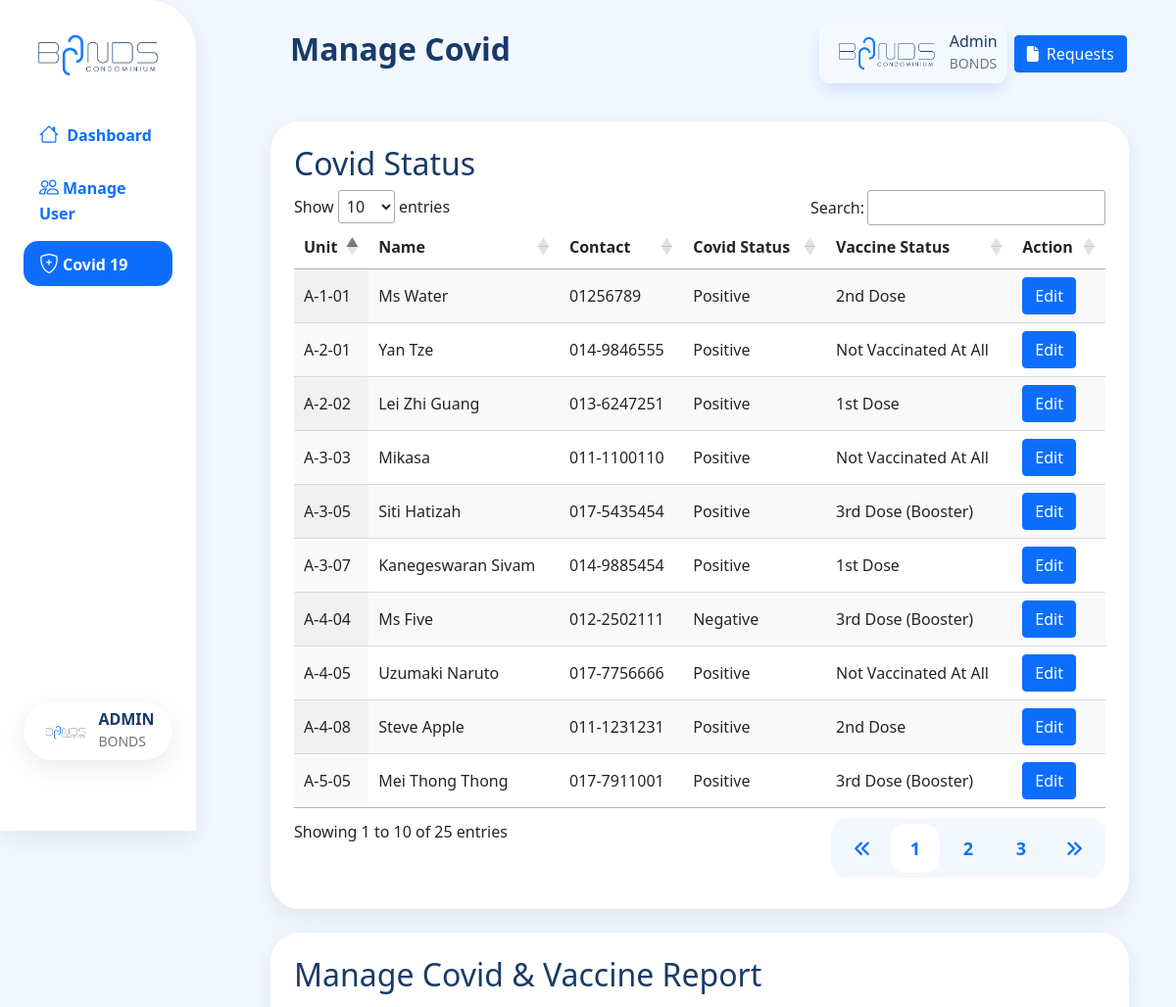
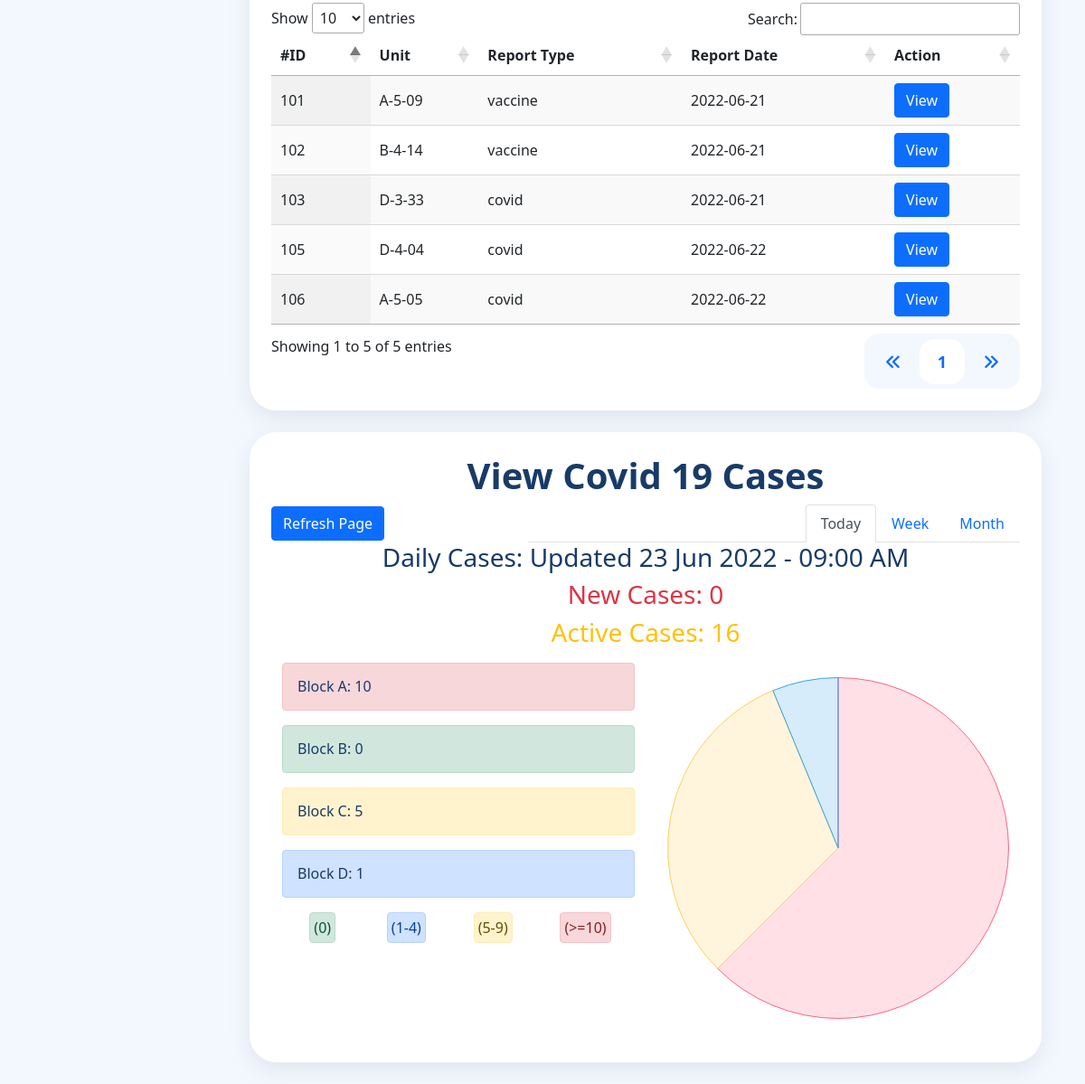
/admin-managecovid.php (signed in), run on the app's committed database (2 pictures, top to bottom).
### tables this page shows
CREATE TABLE `unit` (
  `unit_no` varchar(10) NOT NULL,
  `owner_ic` varchar(20) NOT NULL,
  `car_park_id` varchar(25) NOT NULL
);

CREATE TABLE `resident` (
  `ic` varchar(20) NOT NULL,
  `name` varchar(50) NOT NULL,
  `dob` date NOT NULL,
  `gender` varchar(10) NOT NULL,
  `race` varchar(20) NOT NULL,
  `contact` varchar(20) NOT NULL,
  `emergency_contact` varchar(20) NOT NULL,
  `email` varchar(100) NOT NULL,
  `check_in_date` datetime NOT NULL,
  `profile_pic` varchar(500) NOT NULL,
  `covid_status` varchar(30) NOT NULL,
  `password` varchar(255) NOT NULL,
  `vaccine_status` varchar(30) NOT NULL,
  `rental_status` varchar(20) NOT NULL
);

CREATE TABLE `report` (
  `report_id` int(11) NOT NULL,
  `reporter_unit` varchar(20) NOT NULL,
  `report_type` varchar(20) NOT NULL,
  `report_for_status` varchar(30) NOT NULL,
  `evidence` varchar(500) NOT NULL,
  `date` date NOT NULL
);

CREATE TABLE `covidcases` (
  `date` date NOT NULL,
  `new` int(11) NOT NULL,
  `active` int(11) NOT NULL,
  `recover` int(11) NOT NULL
);

### includes/controllers/covidreport_controller.php (called while the page is built, shortened)
<?php
    function getDateNow($offset,$amount,$format){
        $Date = date("d-M-Y H:i:s");
        return trim(date($format, strtotime($Date.$offset."".$amount."")), "'");
    }
    function getCurrentReport(){
        $blocks = array("A", "B", "C", "D");
        $blockcount = array();
        foreach ($blocks as $block) {
            $covid_report = mysqli_fetch_array(mysqli_query(connection(),
            "SELECT COUNT(name) FROM resident WHERE covid_status='Positive' AND
            ic IN (SELECT owner_ic FROM unit WHERE unit_no LIKE '".$block."%')"));
            array_push($blockcount, $covid_report);
        }
        return $blockcount;
    }
    function getActiveCases(){
        $covid_report = mysqli_fetch_array(mysqli_query(connection(),
        "SELECT COUNT(name) FROM resident WHERE covid_status='Positive'"));
        return $covid_report[0];
    }
    function getNewCases(){
        $today = date("Y-m-d");
        $covid_report = mysqli_fetch_array(mysqli_query(connection(),
        "SELECT * FROM covidcases WHERE date='$today'"));
        $newCases=0;
        if($covid_report != null){
            $newCases = $covid_report['new'];
        }
        return $newCases;
    }
    function createWeekArray(){
        $weekArr = array();
        for ($x = 7; $x >= 1; $x--) {
            array_push($weekArr, getDateNow(-$x,"days","'d M Y'"));
        }
        return $weekArr;
    }
    function getWeeklyReport(){
        $weekArr = array();
        for ($x=7; $x>=1; $x--) {
            array_push($weekArr, getDateNow(-$x,"days","'Y-m-d'"));
        }
        $activeArr = array();
        $newArr = array();
        $recoveredArr = array();
        foreach ($weekArr as $day) {
            $covid_report = mysqli_fetch_array(mysqli_query(connection(),
            "SELECT active FROM covidcases WHERE date ='$day'"));
            if($covid_report == null){
                array_push($activeArr, 0);
            }else{
                array_push($activeArr, $covid_report[0]);
            }
            $covid_report2 = mysqli_fetch_array(mysqli_query(connection(),
            "SELECT new FROM covidcases WHERE date ='$day'"));
            if($covid_report2 == null){
                array_push($newArr, 0);
            }else{
                array_push($newArr, $covid_report2[0]);
            }
            $covid_report3 = mysqli_fetch_array(mysqli_query(connection(),
            "SELECT recover FROM covidcases WHERE date ='$day'"));
            if($covid_report3 == null){
                array_push($recoveredArr, 0);
            }else{
                array_push($recoveredArr, $covid_report3[0]);
            }
        }
        return array($activeArr,$newArr,$recoveredArr);
    }
    function createMonthArray(){
        $month = date("m",strtotime(getDateNow(-1,"months","'d-M-Y'")));
        $year = date("Y",strtotime(getDateNow(-1,"months","'d-M-Y'")));
        $monthArr = array();
        for ($x=1; $x<=cal_days_in_month(CAL_GREGORIAN, $month, $year); $x++){
            array_push($monthArr, $x);
        }
        return $monthArr;
    }
    function getMonthlyReport(){
        $month = date("m",strtotime(getDateNow(-1,"months","'d-M-Y'")));
        $year = date("Y",strtotime(getDateNow(-1,"months","'d-M-Y'")));
        $monthArr = array();
        for ($x=1; $x<=cal_days_in_month(CAL_GREGORIAN, $month, $year); $x++) {
            array_push($monthArr, date('Y-m-d',strtotime($year."-".$month."-".$x)));
        }
        $monthlyReport = array();
        foreach ($monthArr as $day) {
            $covid_report = mysqli_fetch_array(mysqli_query(connection(),
            "SELECT active FROM covidcases WHERE date ='$day'"));
            if($covid_report == null){
                array_push($monthlyReport, 0);
            }else{
                array_push($monthlyReport, $covid_report[0]);
            }
        }
        return $monthlyReport;
    }
?>

### config/config.php (called while the page is built, shortened)
<?php
function connection(){
	return mysqli_connect("localhost", "root", "", "bonds");
}
?>

### admin-managecovid.php (the view, shortened to what this page needs)
<?php
include 'includes/admin-header.php';
include 'includes/controllers/covidreport_controller.php';
?>
                        <div class="col-12 mycontainer">
                            <div class="table-responsive mb-2">
                                <h2>Covid Status</h2>
                                <table id="CovidTable" class="display" style="width:100%">
                                    <thead>
                                        <tr>
                                            <th>Unit</th>
                                            <th>Name</th>
                                            <th>Contact</th>
                                            <th>Covid Status</th>
                                            <th>Vaccine Status</th>
                                            <th>Action</th>
                                        </tr>
                                    </thead>
                                    <tbody id="CovidTableBody">
                                        <?php
                                            $data_query = mysqli_query($con, "SELECT * FROM unit INNER JOIN resident ON unit.owner_ic = resident.ic");
                                            if(mysqli_num_rows($data_query) > 0)
                                            {
                                                foreach($data_query as $resident)
                                                {
                                        ?>
                                                    <tr>
                                                        <td><?= $resident['unit_no'] ?></td>
                                                        <td><?= $resident['name'] ?></td>
                                                        <td><?= $resident['contact'] ?></td>
                                                        <td><?= $resident['covid_status'] ?></td>
                                                        <td><?= $resident['vaccine_status'] ?></td>
                                                        <td>
                                                            <button type="button" class="btn btn-primary editCovidBtn" value="<?=$resident['ic'];?>">Edit</button>
                                                        </td>
                                                    </tr>
                                        <?php
                                                }
                                            }
                                        ?>
                                    </tbody>
                                </table>
                            </div>
                        </div>
                        <div class="col-12 mycontainer mt-4">
                            <div class="title d-flex align-items-center mb-2">
                                <h2>Manage Covid & Vaccine Report</h2>
                            </div>
                            <table id="ReportTable" class="display" style="width:100%">
                                    <thead>
                                        <tr>
                                            <th>#ID</th>
                                            <th>Unit</th>
                                            <th>Report Type</th>
                                            <th>Report Date</th>
                                            <th>Action</th>
                                        </tr>
                                    </thead>
                                    <tbody id="ReportTableBody">
                                        <?php
                                            $data_query = mysqli_query($con, "SELECT * FROM report ORDER BY date DESC");
                                            if(mysqli_num_rows($data_query) > 0)
                                            {
                                                foreach($data_query as $report)
                                                {
                                        ?>
                                                    <tr>
                                                        <td><?= $report['report_id'] ?></td>
                                                        <td><?= $report['reporter_unit'] ?></td>
                                                        <td><?= $report['report_type'] ?></td>
                                                        <td><?= $report['date'] ?></td>
                                                        <td>
                                                            <button type="button" value="<?=$report['report_id'];?>" class="btn btn-primary viewReportBtn" >
                                                                View
                                                            </button>
                                                        </td>
                                                    </tr>
                                        <?php
                                                }
                                            }
                                        ?>
                                    </tbody>
                                </table>
                        </div>
                        <div class="mycontainer mt-4">
                            <div class="row d-flex align-items-center">
                                <h2 class="text-decoration-none fs-1 fw-bold mydarkgreen text-center">View Covid 19 Cases</h2>
                                <div class="col-12 col-md-4">
                                    <button class="btn btn_mygreen" onClick="window.location.reload();">Refresh Page</button>
                                </div>
                                <div class="col-12 col-md-8">
                                    <ul class="nav nav-tabs d-flex align-items-start" id="myTab" role="tablist">
                                        <li class="ms-auto" role="presentation">
                                            <button class="nav-link active" id="overall-tab" data-bs-toggle="tab"
                                                data-bs-target="#overall-tab-content" type="button" role="tab"
                                                aria-controls="overall-tab-content"
                                                aria-selected="true">Today</button>
                                        </li>
                                        <li class="" role="presentation">
                                            <button class="nav-link" id="week-tab" data-bs-toggle="tab"
                                                data-bs-target="#week-tab-content" type="button" role="tab"
                                                aria-controls="week-tab-content" aria-selected="false">Week</button>
                                        </li>
                                        <li class="" role="presentation">
                                            <button class="nav-link" id="month-tab" data-bs-toggle="tab"
                                                data-bs-target="#month-tab-content" type="button" role="tab"
                                                aria-controls="month-tab-content"
                                                aria-selected="false">Month</button>
                                        </li>
                                    </ul>
                                </div>
                            </div>
                            <div class="tab-content" id="myTabContent">
                                <div class="tab-pane fade show active" id="overall-tab-content" role="tabpanel"
                                aria-labelledby="overall-tab">
                                <div class="text-center">
                                    <h3 class="">Daily Cases: Updated <?=getDateNow(0,"days","'d M Y - h:i A'");?></span> </h3>
                                    <h3 class="text-danger">New Cases: <span><?=getNewCases()?></span></h3>
                                    <h3 class="text-warning">Active Cases: <span><?=getActiveCases()?></span></h3>
                                </div>
                                <div class="row">
                                        <div class="ps-4 container mt-2 w-50 mx-auto">
                                            <h6 id="Block A" class="alert">Block A: <span>0</span></h6>
                                            <h6 id="Block B" class="alert">Block B: <span>0</span></h6>
                                            <h6 id="Block C" class="alert">Block C: <span>0</span></h6>
                                            <h6 id="Block D" class="alert">Block D: <span>0</span></h6>
                                            <div class="d-flex justify-content-around">
                                                <span class="alert alert-success p-1 mx-1">(0)</span>
                                                <span class="alert alert-primary p-1">(1-4)</span>
                                                <span class="alert alert-warning p-1">(5-9)</span>
                                                <span class="alert alert-danger p-1">(>=10)</span>
                                            </div>
                                        </div>
                                        <div class="w-50 mx-auto p-4">
                                            <canvas id="dailyActiveCovidGraph" class=""></canvas>
                                        </div>
                                    </div>
                                </div>
                            </div>
                        </div>
<script>
    // Create yesterday data
    var covid_report = <?php echo json_encode(getCurrentReport()); ?>;
    //Daily Chart
    currentCases(covid_report);
    // Create weekly data
    var week_arr = <?php echo json_encode(createWeekArray()); ?>;
    var weekly_report = <?php echo json_encode(getWeeklyReport()); ?>;
    // Weekly Graph
    weeklyCases(week_arr, weekly_report);
    // Create Monthly Data
    var month_arr = <?php echo json_encode(createMonthArray()); ?>;
    var monthlyReport = <?php echo json_encode(getMonthlyReport()); ?>;
    // Monthly Cases
    monthlyCases(month_arr, monthlyReport);
</script>
<?php include 'includes/admin-footer.php';?>

### data on the page
unit: unit_no "A-1-01", resident.name "Ms Water", resident.contact "01256789", resident.covid_status "Positive", resident.vaccine_status "2nd Dose"
unit: unit_no "A-2-01", resident.name "Yan Tze", resident.contact "014-9846555", resident.covid_status "Positive", resident.vaccine_status "Not Vaccinated At All"
unit: unit_no "A-2-02", resident.name "Lei Zhi Guang", resident.contact "013-6247251", resident.covid_status "Positive", resident.vaccine_status "1st Dose"
unit: unit_no "A-3-03", resident.name "Mikasa", resident.contact "011-1100110", resident.covid_status "Positive", resident.vaccine_status "Not Vaccinated At All"
unit: unit_no "A-3-05", resident.name "Siti Hatizah", resident.contact "017-5435454", resident.covid_status "Positive", resident.vaccine_status "3rd Dose (Booster)"
unit: unit_no "A-3-07", resident.name "Kanegeswaran Sivam", resident.contact "014-9885454", resident.covid_status "Positive", resident.vaccine_status "1st Dose"
unit: unit_no "A-4-04", resident.name "Ms Five", resident.contact "012-2502111", resident.covid_status "Negative", resident.vaccine_status "3rd Dose (Booster)"
unit: unit_no "A-4-05", resident.name "Uzumaki Naruto", resident.contact "017-7756666", resident.covid_status "Positive", resident.vaccine_status "Not Vaccinated At All"
unit: unit_no "A-4-08", resident.name "Steve Apple", resident.contact "011-1231231", resident.covid_status "Positive", resident.vaccine_status "2nd Dose"
unit: unit_no "A-5-05", resident.name "Mei Thong Thong", resident.contact "017-7911001", resident.covid_status "Positive", resident.vaccine_status "3rd Dose (Booster)"
report: report_id "105", reporter_unit "D-4-04", report_type "covid", date "2022-06-22"
report: report_id "106", reporter_unit "A-5-05", report_type "covid", date "2022-06-22"
report: report_id "101", reporter_unit "A-5-09", report_type "vaccine", date "2022-06-21"
report: report_id "102", reporter_unit "B-4-14", report_type "vaccine", date "2022-06-21"
report: report_id "103", reporter_unit "D-3-33", report_type "covid", date "2022-06-21"
covidcases: new "0"

### other printed values
$pageTitle "Manage Covid"
getDateNow(0,"days","'d M Y - h:i A'") "23 Jun 2022 - 09:00 AM"
getActiveCases() "16"
